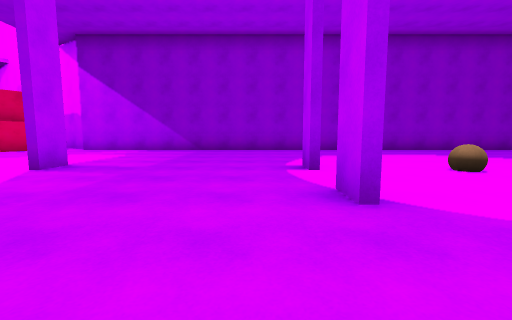
view 1 (above)

13 first-person views from a walk through a 3-D level made in the Unity game engine. The camera is 1.2 m above the floor, tilts 6° down and sees 90° across. The floor is counted in squares, 2 m on a side. Each view is taken from the middle of a square. On the plan, view 1 faces up. The plan holds only what a view shows up to about 9 squares ahead; the rest is blank. The place goes on beyond the plan. The player character is not drawn. Surface patterns are stand-ins for the level's own textures.

view 2
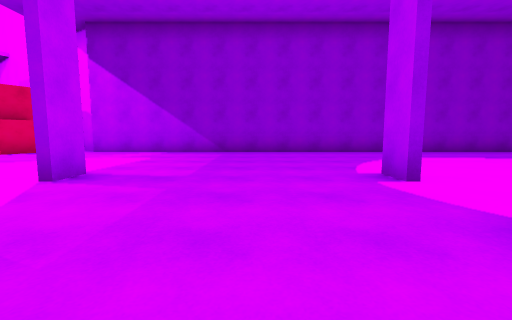

view 3
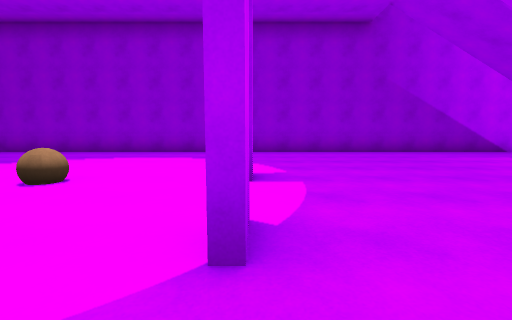

view 4
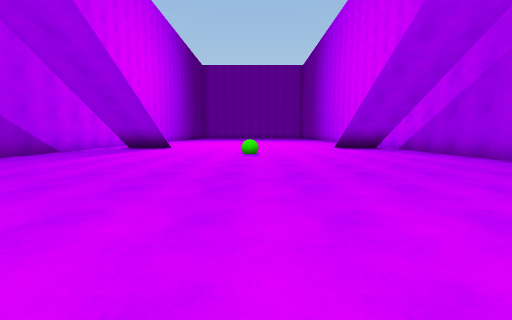

view 5
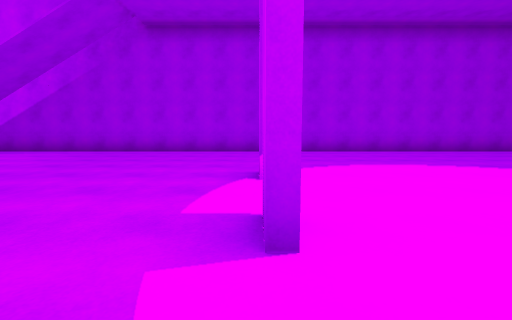

view 6
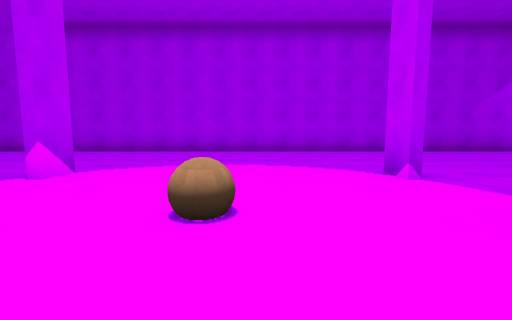

view 7
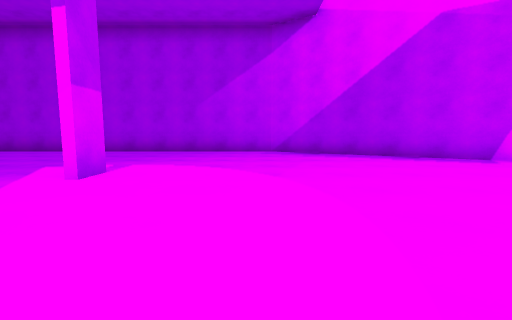

view 8
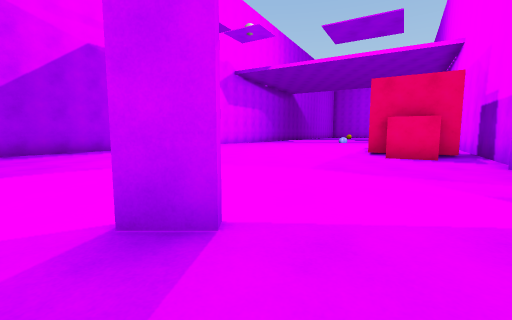

view 9
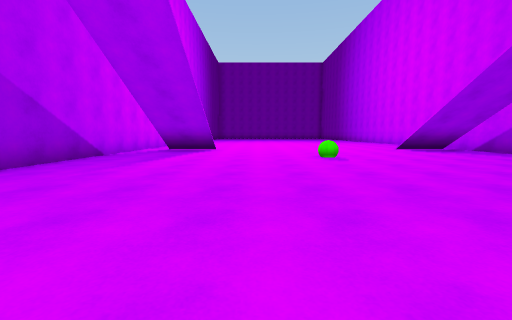

view 10
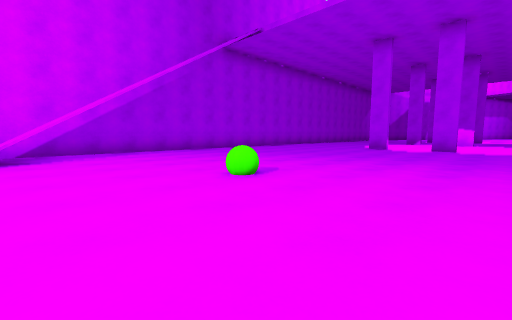

view 11
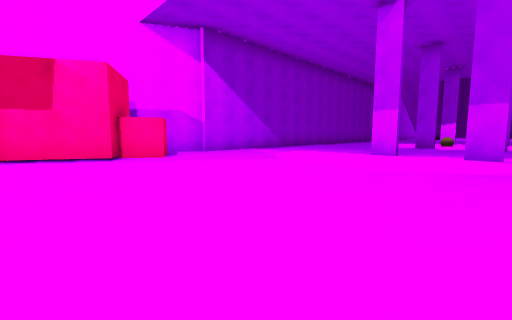

view 12
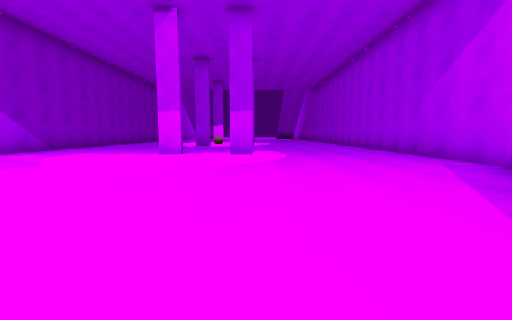

view 13
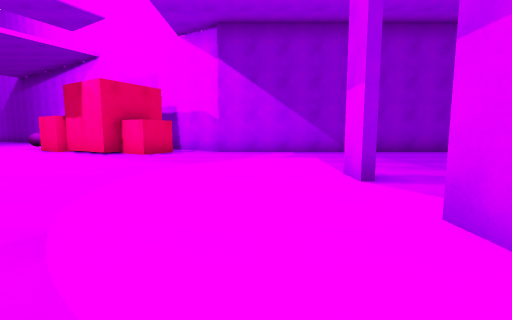

### Floor plan
Points are (right, up) in squares from view 1. A wall is a line through its corners. A room is listed if a view was taken in it or the views show most of it. See-through windows are left out.
Room 1 (views 1, 2, 3, 4, 5, 6, 7, 8, 9, 10, 11, 12, 13)
walls: (0.9, 4.1) (0.9, 4.9); (1, 2.8) (1, 2); (0.9, 2) (0.9, 2.8); (6, 4.9) (6, 4.1); (6, 2.8) (6, 2); (5.8, 2) (5.8, 2.8); (-3.5, 4.9) (-3.5, 4.1); (-3.7, 4.1) (-3.7, 4.9); (-3.7, 2) (-3.7, 2.8); (-6.1, 9.4) (-8.8, 11); (-8.2, 10) (-9.3, 8.2) (-11.1, 9.2); (16.1, 9.2) (-6.2, 9.2); (-11.5, 0.5) (-6.5, -2.4) (16.1, -2.4)
objects: cube (-8, 8) to (-8, 9); orb (3, 4); orb (13, 3)

Where each view was taken, in squares from view 1:
view 1: 0 up, 0 right, facing up
view 2: 1 up, 1 left, facing up
view 3: 1 up, 6 right, facing up
view 4: 3 up, 6 right, facing right
view 5: 6 up, 6 right, facing down
view 6: 6 up, 3 right, facing down
view 7: 6 up, 6 left, facing down
view 8: 5 up, 2 left, facing left
view 9: 5 up, 7 right, facing right
view 10: 6 up, 16 right, facing down-left
view 11: 2 up, 11 left, facing up-right
view 12: 2 up, 11 left, facing right
view 13: 1 up, 5 left, facing up
